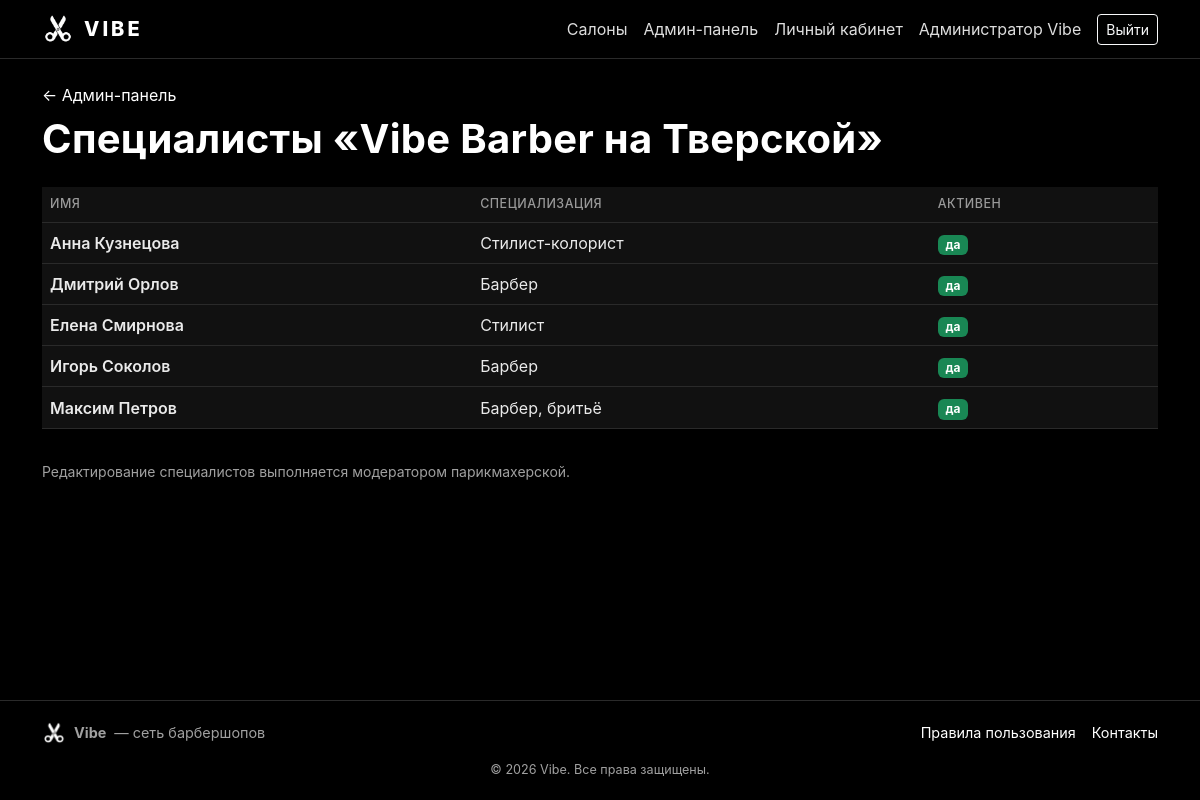
Screenshot of /admin/salons/1/specialists (signed in) with the database file from the repository.
### app/models.py (models this page shows, shortened)
class User(UserMixin, db.Model):
    __tablename__ = "users"
    id = db.Column(db.Integer, primary_key=True)
    full_name = db.Column(db.String(150), nullable=False)
    email = db.Column(db.String(150), unique=True, nullable=False, index=True)
    phone = db.Column(db.String(30), unique=True, nullable=True, index=True)
    password_hash = db.Column(db.String(255), nullable=False)
    role = db.Column(db.String(20), nullable=False, default=ROLE_CLIENT)
    salon_id = db.Column(db.Integer, db.ForeignKey("salons.id"), nullable=True)
    is_active_flag = db.Column(db.Boolean, default=True)
    created_at = db.Column(db.DateTime, default=datetime.utcnow)
    phone_verified = db.Column(db.Boolean, default=False, nullable=False)
    phone_code = db.Column(db.String(10), nullable=True)
    phone_code_expires = db.Column(db.DateTime, nullable=True)
    reset_code = db.Column(db.String(10), nullable=True)
    reset_code_expires = db.Column(db.DateTime, nullable=True)
    reset_channel = db.Column(db.String(10), nullable=True)
    salon = db.relationship("Salon", foreign_keys=[salon_id], backref="moderators")
    bookings = db.relationship("Booking", backref="client", foreign_keys="Booking.user_id")
    @property
    def is_active(self):
        return self.is_active_flag
    def is_admin(self):
        return self.role == ROLE_ADMIN

class Salon(db.Model):
    __tablename__ = "salons"
    id = db.Column(db.Integer, primary_key=True)
    city_id = db.Column(db.Integer, db.ForeignKey("cities.id"), nullable=True)
    name = db.Column(db.String(150), nullable=False)
    address = db.Column(db.String(255), nullable=False)
    phone = db.Column(db.String(30))
    description = db.Column(db.Text)
    photo_url = db.Column(db.String(500))
    latitude = db.Column(db.Float)
    longitude = db.Column(db.Float)
    kind = db.Column(db.String(20), default="barber")
    is_active = db.Column(db.Boolean, default=True)
    created_at = db.Column(db.DateTime, default=datetime.utcnow)
    services = db.relationship("Service", backref="salon", cascade="all, delete-orphan")
    specialists = db.relationship("Specialist", backref="salon", cascade="all, delete-orphan")
    bookings = db.relationship("Booking", backref="salon", cascade="all, delete-orphan")
    photos = db.relationship("SalonPhoto", backref="salon",
                             cascade="all, delete-orphan",
                             order_by="SalonPhoto.position")

class Specialist(db.Model):
    __tablename__ = "specialists"
    id = db.Column(db.Integer, primary_key=True)
    salon_id = db.Column(db.Integer, db.ForeignKey("salons.id"), nullable=False)
    full_name = db.Column(db.String(150), nullable=False)
    specialization = db.Column(db.String(150))
    description = db.Column(db.Text)
    photo_url = db.Column(db.String(300))
    is_active = db.Column(db.Boolean, default=True)
    bookings = db.relationship("Booking", backref="specialist")

### app/admin.py (the view)
@admin_bp.route("/salons/<int:salon_id>/specialists")
def salon_specialists(salon_id):
    salon = Salon.query.get_or_404(salon_id)
    items = Specialist.query.filter_by(salon_id=salon.id).order_by(Specialist.full_name).all()
    return render_template("admin/salon_specialists.html", salon=salon, specialists=items)

### app/admin.py (called while the page is built)
@admin_bp.before_request
@login_required
@roles_required(ROLE_ADMIN)
def guard():
    pass

### app/templates/admin/salon_specialists.html (shortened to what this page needs)
{% extends "base.html" %}
{% block content %}
  <a href="{{ url_for('admin.dashboard') }}" class="text-decoration-none">&larr; Админ-панель</a>
  <h1 class="fw-bold mt-2 mb-4">Специалисты «{{ salon.name }}»</h1>
  {% if not specialists %}
    <div class="alert alert-secondary">Специалисты пока не добавлены.</div>
  {% else %}
    <div class="table-responsive">
      <table class="table bg-white align-middle">
        <thead><tr><th>Имя</th><th>Специализация</th><th>Активен</th></tr></thead>
        <tbody>
        {% for sp in specialists %}
          <tr>
            <td class="fw-semibold">{{ sp.full_name }}</td>
            <td>{{ sp.specialization or "—" }}</td>
            <td>{% if sp.is_active %}<span class="badge bg-success">да</span>{% else %}<span class="badge bg-secondary">нет</span>{% endif %}</td>
          </tr>
        {% endfor %}
        </tbody>
      </table>
    </div>
  {% endif %}
  <p class="text-muted small mt-3">Редактирование специалистов выполняется модератором парикмахерской.</p>
{% endblock %}

### app/templates/base.html (shortened to what this page needs)
<!doctype html>
<html lang="ru">
<head>
  <link href="https://cdn.jsdelivr.net/npm/bootstrap@5.3.3/dist/css/bootstrap.min.css" rel="stylesheet">
  <link href="{{ url_for('static', filename='css/style.css') }}" rel="stylesheet">
</head>
<body>
  <nav class="navbar navbar-expand-lg navbar-dark app-navbar">
    <div class="container">
      <a class="navbar-brand" href="{{ url_for('main.index') }}">
        <img src="{{ url_for('static', filename='img/logo.png') }}" alt="Vibe">
        <span class="brand-text">Vibe</span>
      </a>
      <div class="collapse navbar-collapse" id="nav">
        <ul class="navbar-nav ms-auto align-items-lg-center">
          <li class="nav-item"><a class="nav-link" href="{{ url_for('main.index') }}">Салоны</a></li>
          {% if current_user.is_authenticated %}
            {% if current_user.is_admin() %}
              <li class="nav-item"><a class="nav-link" href="{{ url_for('admin.dashboard') }}">Админ-панель</a></li>
            {% elif current_user.is_moderator() %}
              <li class="nav-item"><a class="nav-link" href="{{ url_for('moderator.dashboard') }}">Кабинет модератора</a></li>
            {% endif %}
            <li class="nav-item"><a class="nav-link" href="{{ url_for('main.profile') }}">Личный кабинет</a></li>
            <li class="nav-item"><span class="nav-link text-light-50">{{ current_user.full_name }}</span></li>
            <li class="nav-item"><a class="btn btn-outline-light btn-sm ms-2" href="{{ url_for('auth.logout') }}">Выйти</a></li>
          {% else %}
            <li class="nav-item"><a class="nav-link" href="{{ url_for('auth.login') }}">Вход</a></li>
            <li class="nav-item"><a class="btn btn-light btn-sm ms-2" href="{{ url_for('auth.register') }}">Регистрация</a></li>
          {% endif %}
        </ul>
      </div>
    </div>
  </nav>
  <main class="container py-4">
    {% block content %}{% endblock %}
  </main>
  <footer class="vibe-footer">
    <div class="container">
      <div class="d-flex flex-wrap justify-content-between align-items-center mb-3">
        <div class="d-flex align-items-center gap-2">
          <img src="{{ url_for('static', filename='img/logo.png') }}" alt="Vibe">
          <strong>Vibe</strong> — сеть барбершопов
        </div>
        <div class="d-flex gap-3">
          <a href="{{ url_for('main.rules') }}">Правила пользования</a>
          <a href="{{ url_for('main.contacts') }}">Контакты</a>
        </div>
      </div>
      <div class="small text-light-50 text-center">© {{ now.year }} Vibe. Все права защищены.</div>
    </div>
  </footer>
</body>
</html>

### app/static/css/style.css (style rules this page uses)
:root { --vibe-black: #000000; --vibe-dark: #111111; --vibe-gray: #1c1c1c; --vibe-border: #2a2a2a; --vibe-muted: #a0a0a0; --vibe-accent: #ffffff; }
* { box-sizing: border-box; }
body { background: var(--vibe-black); color: #eaeaea; font-family: -apple-system, "Segoe UI", Roboto, "Helvetica Neue", Arial, sans-serif; min-height: 100vh; display: flex; flex-direction: column; }
main { flex: 1; }
a { color: #ffffff; text-decoration: none; }
.app-navbar { background: #000 !important; border-bottom: 1px solid var(--vibe-border); }
.navbar-brand { display: flex; align-items: center; gap: 10px; }
.navbar-brand img { height: 32px; width: auto; }
.navbar-brand .brand-text { font-weight: 800; letter-spacing: 3px; text-transform: uppercase; color: #fff; }
.app-navbar .nav-link { color: #ddd !important; }
.vibe-footer { border-top: 1px solid var(--vibe-border); padding: 20px 0; margin-top: 60px; color: var(--vibe-muted); font-size: .9rem; background: #000; }
.vibe-footer img { height: 24px; width: auto; }
.text-light-50 { color: var(--vibe-muted) !important; }
.text-muted { color: var(--vibe-muted) !important; }
h1, h2, h3, h4, h5 { color: #fff; letter-spacing: .3px; }
.table { color: #eaeaea; }
.table > :not(caption) > * > * { background: var(--vibe-dark); color: #eaeaea; border-bottom-color: var(--vibe-border); }
.table thead th { color: #999; font-weight: 500; text-transform: uppercase; font-size: .78rem; letter-spacing: .5px; }

### rows the page displays
User: full_name "Администратор Vibe"
Salon: name "Vibe Barber на Тверской"
Specialist: full_name "Анна Кузнецова", specialization "Стилист-колорист", is_active "да"
Specialist: full_name "Дмитрий Орлов", specialization "Барбер", is_active "да"
Specialist: full_name "Елена Смирнова", specialization "Стилист", is_active "да"
Specialist: full_name "Игорь Соколов", specialization "Барбер", is_active "да"
Specialist: full_name "Максим Петров", specialization "Барбер, бритьё", is_active "да"
